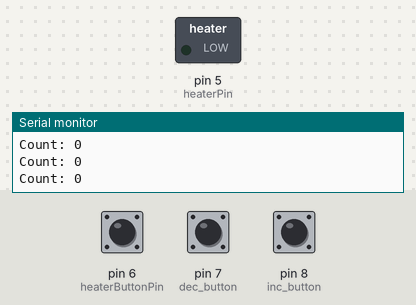
Simulated run of this sketch. Board: Arduino Uno, built with avr-gcc and run on an emulated ATmega328P. Parts: switched loads named in the sketch (green lamp = pin HIGH), the last lines printed to the serial monitor. The test bench sets the inputs (shaded band); at power-on: pin 6 (heaterButtonPin) HIGH, pin 7 (dec_button) LOW, pin 8 (inc_button) LOW.

Above: at 1.2 s.
1.3 s: pin 6 (heaterButtonPin) pulled LOW for 0.3 s
At 1.8 s:
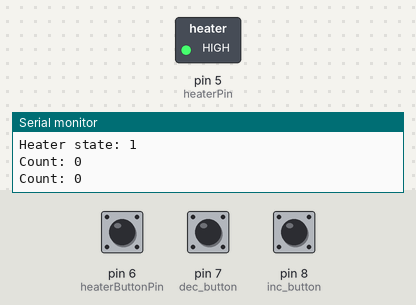
3.1 s: pin 6 (heaterButtonPin) pulled LOW for 1 s
At 3.8 s:
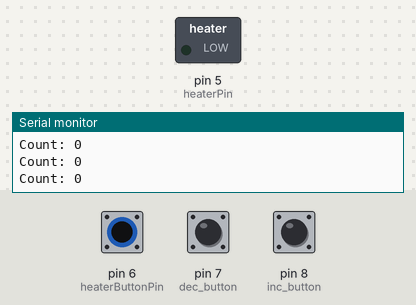
5.6 s: pin 6 (heaterButtonPin) pulled LOW for 3.2 s
At 7.0 s:
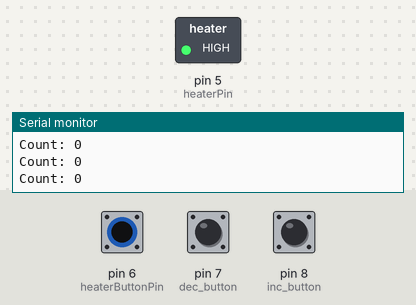
Timing chart, 0 to 8.6 s (numbered marks = the images above; inputs shaded):
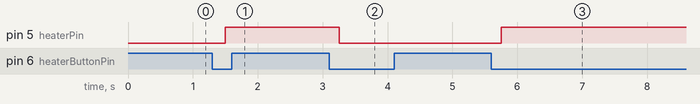

Measured:
- after the input at 1.3 s, pin 5 (heaterPin): LOW → HIGH after 0.20 s
- after the input at 3.1 s, pin 5 (heaterPin): HIGH → LOW after 0.15 s
- after the input at 5.6 s, pin 5 (heaterPin): LOW → HIGH after 0.15 s

The sketch:

water_heater_control.ino
```cpp
// Arduino pin connected to button's pin
const int heaterButtonPin = 6;
// Arduino pin connected to LED's pin
const int heaterPin    = 5;
//pin to increment counter
int inc_button = 8;
//pin to decrement
int dec_button = 7;

// the current state of LED
int heaterState = LOW;
// the previous state of button
int lastButtonState;
// the current state of button
int currentButtonState;
//counter
int count = 0;


void setup() {
  // initialize serial
  Serial.begin(9600);
  // set arduino pin to input pull-up mode
  pinMode(heaterButtonPin, INPUT_PULLUP);
  // set arduino pin to output mode
  pinMode(heaterPin, OUTPUT);
  pinMode(inc_button,INPUT);
  pinMode(dec_button,INPUT);
  currentButtonState = digitalRead(heaterButtonPin);

}

void loop() {
  // save the last state
  lastButtonState    = currentButtonState;
  // read new state
  currentButtonState = digitalRead(heaterButtonPin);

  if(lastButtonState == HIGH && currentButtonState == LOW) {


    // toggle state of LED
    heaterState = !heaterState;

    // control LED arccoding to the toggled state
    digitalWrite(heaterPin, heaterState);
    Serial.print("Heater state: ");
    Serial.println(heaterState);
  }

  if (digitalRead(inc_button) == HIGH){
    count++;
  }
  else if(digitalRead(dec_button) == HIGH){
    count--;
  }
  Serial.print("Count: ");
  Serial.println(count);
  delay(250);
}
```
